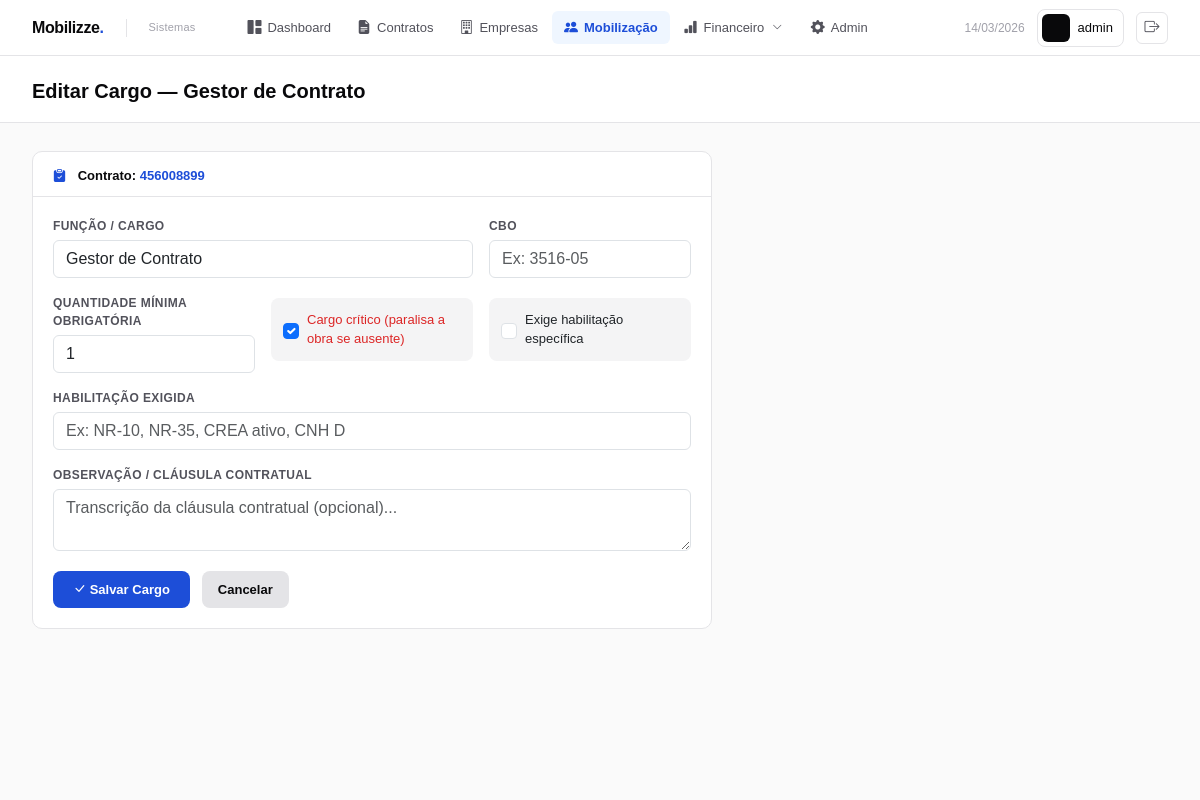
/mobilizacao/cargo/3/editar/ (signed in), run on the app's committed database.
### contratos/models.py (models this page shows, shortened)
class Contrato(models.Model):
    AREAS = [
        ('mineracao',  'Mineração'),
        ('logistica',  'Logística'),
        ('energia',    'Energia'),
        ('engenharia', 'Engenharia'),
    ]
    MODALIDADES = [
        ('servico',      'Prestação de Serviço'),
        ('fornecimento', 'Fornecimento'),
        ('misto',        'Misto'),
    ]
    STATUS = [
        ('minuta',    'Minuta'),
        ('aprovacao', 'Em Aprovação'),
        ('vigente',   'Vigente'),
        ('suspenso',  'Suspenso'),
        ('encerrado', 'Encerrado'),
    ]
    numero_sap      = models.CharField(max_length=20, unique=True)
    objeto          = models.TextField()
    area            = models.CharField(max_length=20, choices=AREAS)
    modalidade      = models.CharField(max_length=20, choices=MODALIDADES)
    status          = models.CharField(max_length=20, choices=STATUS,
                                       default='minuta')
    empresa         = models.ForeignKey(Empresa, on_delete=models.PROTECT,
                                        related_name='contratos')
    gestor_tecnico  = models.ForeignKey(User, on_delete=models.PROTECT,
                                        related_name='contratos_tecnicos')
    gestor_admin    = models.ForeignKey(User, on_delete=models.PROTECT,
                                        related_name='contratos_admin')
    valor_original  = models.DecimalField(max_digits=15, decimal_places=2)
    valor_atual     = models.DecimalField(max_digits=15, decimal_places=2)
    data_assinatura     = models.DateField()
    data_inicio         = models.DateField()
    data_termino        = models.DateField()
    data_termino_atual  = models.DateField()
    criado_em       = models.DateTimeField(auto_now_add=True)
    atualizado_em   = models.DateTimeField(auto_now=True)
    criado_por      = models.ForeignKey(User, on_delete=models.PROTECT,
                                        related_name='contratos_criados',
                                        null=True)
    class Meta:
        verbose_name        = 'Contrato'
        verbose_name_plural = 'Contratos'
        ordering            = ['-criado_em']

### mobilizacao/models.py (models this page shows, shortened)
class CargoObrigatorio(models.Model):
    contrato            = models.ForeignKey(Contrato, on_delete=models.CASCADE,
                                            related_name='cargos_obrigatorios')
    funcao              = models.CharField(max_length=100)
    cbo                 = models.CharField(max_length=10, blank=True)
    quantidade_minima   = models.PositiveIntegerField()
    is_critico          = models.BooleanField(
        default=False,
        verbose_name='Cargo Crítico',
        help_text='Cargo crítico paralisa a obra se estiver em déficit'
    )
    requer_habilitacao  = models.BooleanField(default=False)
    habilitacao_descricao = models.CharField(max_length=200, blank=True)
    observacao          = models.TextField(blank=True)
    class Meta:
        verbose_name        = 'Cargo Obrigatório'
        verbose_name_plural = 'Cargos Obrigatórios'

### mobilizacao/views.py (the view)
@login_required
def cargo_editar(request, pk):
    cargo    = get_object_or_404(CargoObrigatorio, pk=pk)
    contrato = cargo.contrato
    if request.method == 'POST':
        form = CargoObrigatorioForm(request.POST, instance=cargo)
        if form.is_valid():
            form.save()
            messages.success(request, f'Cargo "{cargo.funcao}" atualizado.')
            return redirect('mobilizacao:quadro', contrato_pk=contrato.pk)
    else:
        form = CargoObrigatorioForm(instance=cargo)
    return render(request, 'mobilizacao/form_cargo.html', {
        'form':     form,
        'contrato': contrato,
        'cargo':    cargo,
        'titulo':   f'Editar Cargo — {cargo.funcao}',
    })

### templates/mobilizacao/form_cargo.html (shortened to what this page needs)
{% extends 'base.html' %}
{% block page_title %}{{ titulo }}{% endblock %}
{% block content %}
<div style="max-width:680px;">
  <div class="card">
    <div class="card-header-custom">
      <h6>
        <i class="bi bi-clipboard-check-fill"
           style="color:var(--vale-blue);margin-right:8px;"></i>
        Contrato:
        <span style="color:var(--vale-blue);">{{ contrato.numero_sap }}</span>
      </h6>
    </div>
    <div class="card-body-custom">
      <form method="post">
        <div class="row g-3">
          <div class="col-md-8">
            <label class="form-label-custom">{{ form.funcao.label }}</label>
            {{ form.funcao }}
          </div>
          <div class="col-md-4">
            <label class="form-label-custom">{{ form.cbo.label }}</label>
            {{ form.cbo }}
          </div>
          <div class="col-md-4">
            <label class="form-label-custom">{{ form.quantidade_minima.label }}</label>
            {{ form.quantidade_minima }}
          </div>
          <div class="col-md-4">
            <div style="padding:12px;background:var(--gray-100);border-radius:8px;margin-top:4px;">
              <div style="display:flex;align-items:center;gap:8px;">
                {{ form.is_critico }}
                <label style="font-size:13px;font-weight:500;margin:0;cursor:pointer;color:#dc2626;">
                  {{ form.is_critico.label }}
                </label>
              </div>
            </div>
          </div>
          <div class="col-md-4">
            <div style="padding:12px;background:var(--gray-100);border-radius:8px;margin-top:4px;">
              <div style="display:flex;align-items:center;gap:8px;">
                {{ form.requer_habilitacao }}
                <label style="font-size:13px;font-weight:500;margin:0;cursor:pointer;">
                  {{ form.requer_habilitacao.label }}
                </label>
              </div>
            </div>
          </div>
          <div class="col-12">
            <label class="form-label-custom">{{ form.habilitacao_descricao.label }}</label>
            {{ form.habilitacao_descricao }}
          </div>
          <div class="col-12">
            <label class="form-label-custom">{{ form.observacao.label }}</label>
            {{ form.observacao }}
          </div>
        </div>
        <div style="display:flex;gap:12px;margin-top:20px;">
          <button type="submit"
                  style="background:var(--vale-blue);color:#fff;border:none;
                         padding:9px 20px;border-radius:8px;font-size:13px;
                         font-weight:600;cursor:pointer;">
            <i class="bi bi-check-lg"></i> Salvar Cargo
          </button>
          <a href="{% url 'mobilizacao:quadro' contrato.pk %}"
             style="background:var(--gray-200);color:var(--gray-900);
                    padding:9px 16px;border-radius:8px;font-size:13px;
                    font-weight:600;text-decoration:none;">
            Cancelar
          </a>
        </div>
      </form>
    </div>
  </div>
</div>
{% endblock %}

### templates/base.html (shortened to what this page needs)
<!DOCTYPE html>
<html lang="pt-br">
<head>
  <link href="https://cdn.jsdelivr.net/npm/bootstrap@5.3.3/dist/css/bootstrap.min.css" rel="stylesheet">
  <link href="https://cdn.jsdelivr.net/npm/bootstrap-icons@1.11.3/font/bootstrap-icons.min.css" rel="stylesheet">
</head>
<body>
<nav class="navbar-top">
  <a href="{% url 'contratos:dashboard' %}" class="nav-logo">
    <div class="nav-logo-mark">Mobilizze<span>.</span></div>
    <div class="nav-logo-sub">Sistemas</div>
  </a>
  <div class="nav-links">
    <a href="{% url 'contratos:dashboard' %}" class="nav-link-item
      {% if request.resolver_match.url_name == 'dashboard' %}active{% endif %}">
      <i class="bi bi-grid-1x2-fill"></i>
      <span>Dashboard</span>
    </a>
    <a href="{% url 'contratos:lista' %}" class="nav-link-item
      {% if request.resolver_match.url_name == 'lista' or request.resolver_match.url_name == 'detalhe' %}active{% endif %}">
      <i class="bi bi-file-earmark-text-fill"></i>
      <span>Contratos</span>
    </a>
    <a href="{% url 'empresas:lista' %}" class="nav-link-item
      {% if 'empresas' in request.path %}active{% endif %}">
      <i class="bi bi-building"></i>
      <span>Empresas</span>
    </a>
    <a href="{% url 'mobilizacao:painel' %}" class="nav-link-item
      {% if 'mobilizacao' in request.path %}active{% endif %}">
      <i class="bi bi-people-fill"></i>
      <span>Mobilização</span>
    </a>
    <div class="nav-dropdown">
      <a href="#" class="nav-link-item
        {% if 'financeiro' in request.path %}active{% endif %}"
        onclick="return false;">
        <i class="bi bi-bar-chart-fill"></i>
        <span>Financeiro</span>
        <i class="bi bi-chevron-down" style="font-size:10px;margin-left:2px;"></i>
      </a>
    <a href="/admin/" class="nav-link-item">
      <i class="bi bi-gear-fill"></i>
      <span>Admin</span>
    </a>
  </div>
  <div class="nav-right">
    <span class="nav-date">
      {% now "d/m/Y" %}
    </span>
    <div class="nav-user">
      <div class="avatar">
      </div>
      <span class="nav-user-name">
        {{ request.user.get_full_name|default:request.user.username }}
      </span>
    </div>
    <a href="{% url 'accounts:logout' %}" class="nav-logout" title="Sair">
      <i class="bi bi-box-arrow-right"></i>
    </a>
  </div>
</nav>
<div class="page-header">
  <div class="page-header-title">
    {% block page_title %}Dashboard{% endblock %}
  </div>
</div>
<main class="page-content">
  {% block content %}{% endblock %}
</main>
</body>
</html>

### templates/base.html (style rules this page uses)
:root { --blue: #1d4ed8; --blue-light: #eff6ff; --blue-mid: #2563eb; --vale-green: #00703c; --vale-green-light:#e6f4ed; --gray-50: #fafafa; --gray-100: #f4f4f5; --gray-200: #e4e4e7; --gray-400: #a1a1aa; --gray-600: #52525b; --gray-900: #09090b; --red: #dc2626; --yellow: #d97706; --vale-blue: #1d4ed8; --vale-blue-mid: #2563eb; --vale-blue-light: #eff6ff; --font: 'Arial', sans-serif; }
*, *::before, *::after { box-sizing: border-box; margin: 0; padding: 0; }
body { font-family: var(--font); background: #fff; color: var(--gray-900); min-height: 100vh; display: flex; flex-direction: column; }
.navbar-top { height: 56px; background: #fff; border-bottom: 1px solid var(--gray-200); display: flex; align-items: center; padding: 0 32px; position: sticky; top: 0; z-index: 200; gap: 0; }
.nav-logo { display: flex; align-items: center; gap: 10px; text-decoration: none; margin-right: 40px; flex-shrink: 0; }
.nav-logo-mark { font-size: 16px; font-weight: 700; color: var(--gray-900); letter-spacing: -.4px; }
.nav-logo-mark span { color: var(--blue); }
.nav-logo-sub { font-size: 11px; color: var(--gray-400); font-weight: 500; letter-spacing: .2px; }
.nav-links { display: flex; align-items: center; gap: 2px; flex: 1; }
.nav-link-item { display: inline-flex; align-items: center; gap: 6px; padding: 6px 12px; border-radius: 6px; text-decoration: none; font-size: 13px; font-weight: 500; color: var(--gray-600); transition: background .12s, color .12s; white-space: nowrap; }
.nav-link-item i { font-size: 14px; }
.nav-link-item.active { background: var(--blue-light); color: var(--blue); font-weight: 600; }
.nav-dropdown { position: relative; }
.nav-right { display: flex; align-items: center; gap: 12px; margin-left: auto; flex-shrink: 0; }
.nav-date { font-size: 12px; color: var(--gray-400); font-weight: 500; }
.nav-user { display: flex; align-items: center; gap: 8px; padding: 4px 10px 4px 4px; border-radius: 8px; border: 1px solid var(--gray-200); cursor: default; }
.avatar { width: 28px; height: 28px; background: var(--gray-900); border-radius: 6px; display: flex; align-items: center; justify-content: center; color: #fff; font-size: 11px; font-weight: 700; flex-shrink: 0; }
.nav-user-name { font-size: 13px; font-weight: 500; color: var(--gray-900); }
.nav-logout { display: inline-flex; align-items: center; justify-content: center; width: 32px; height: 32px; border-radius: 6px; border: 1px solid var(--gray-200); color: var(--gray-600); text-decoration: none; font-size: 15px; transition: background .12s, color .12s, border-color .12s; }
.page-header { background: #fff; border-bottom: 1px solid var(--gray-200); padding: 20px 32px 16px; }
.page-header-title { font-size: 20px; font-weight: 700; color: var(--gray-900); display: flex; align-items: center; gap: 8px; }
.page-content { padding: 28px 32px; flex: 1; background: var(--gray-50); }
.card { background: #fff; border: 1px solid var(--gray-200); border-radius: 10px; box-shadow: none; }
.card-header-custom { padding: 16px 20px 12px; border-bottom: 1px solid var(--gray-200); display: flex; align-items: center; justify-content: space-between; }
.card-header-custom h6 { font-size: 13px; font-weight: 600; color: var(--gray-900); margin: 0; }
.card-body-custom { padding: 20px; }

### templates/mobilizacao/form_cargo.html (style rules this page uses)
.form-label-custom { font-size:12px;font-weight:600;color:var(--gray-600); text-transform:uppercase;letter-spacing:.4px;display:block;margin-bottom:5px; }

### data on the page
Contrato: numero_sap "456008899"
CargoObrigatorio: funcao "Gestor de Contrato", quantidade_minima "1", is_critico "☑"

### other printed values
{{ request.user.get_full_name|default:request.user.username }} "admin"
{{ titulo }} "Editar Cargo — Gestor de Contrato"
